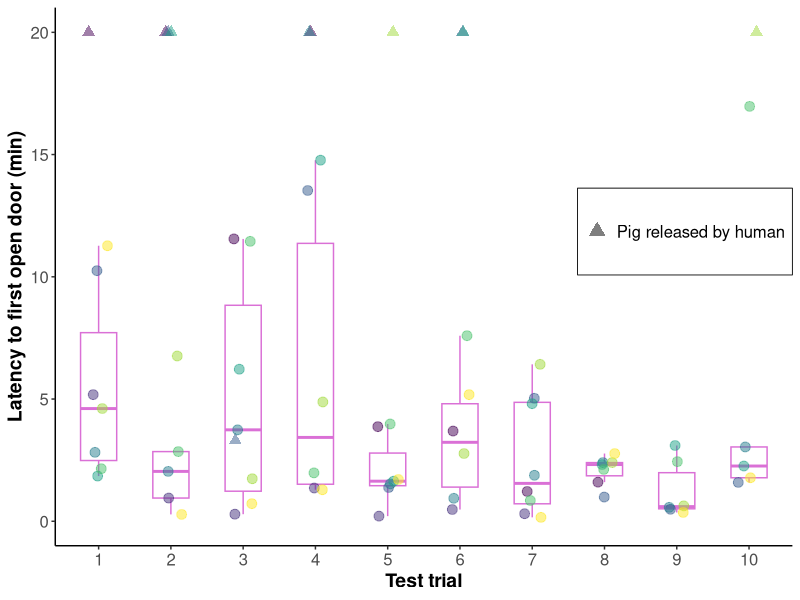

R code for this plot:
## ---- chunk 1
library(tidyverse)     # tidy universe
library(viridis)       # viridis colours
## ---- chunk 2
my_theme = theme_classic() +
  theme(axis.title = element_text(face="bold", size=14),
        axis.text  = element_text(size=12, angle = 0, vjust = 0.5),
        plot.title = element_text(face="bold", size=14),
        panel.grid.major = element_blank(),
        panel.grid.minor = element_blank())
## ---- chunk 3
set.seed(1989)
## ---- chunk 4
dat <- read_csv("../data/latency-trials.csv")
## ---- chunk 5
dat <- dat %>% 
  mutate_at(vars(trapped.order), ~as.factor(.))
## ---- chunk 6
plot <- dat %>%
  ggplot() +
  geom_boxplot(data = subset(dat, helper == "Pig"),
               aes(x = trapped.order, 
                   y = lat.helped.min),
               outlier.shape = NA, width = 0.5, col = "orchid", show.legend = FALSE) +
  geom_point(aes(x     = trapped.order, 
                 y     = lat.helped.min,
                 col   = id.group,
                 shape = helper),
             position = position_jitterdodge(jitter.width  = 0.15,
                                             jitter.height = 0.0,
                                             dodge.width   = 0.2),
             size = 3, alpha = 0.5) +
  # only legend for helped = yes
  scale_shape_manual(values = c(17, 19),
                     labels = c("Pig released by human", "")) +
  scale_color_manual(values = viridis(n=8),
                     guide="none") +
  scale_y_continuous(lim = c(0, 20.01), breaks = seq(0, 20, 5)) +
  labs(x = "Test trial",
       y = "Latency to first open door (min)",
       shape = "") +
  my_theme +
  # change only the legend appearance without affecting the plot
  # increase symbol size, remove symbol for pig
  guides(shape = guide_legend(override.aes = list(size  = 4,
                                                  shape = c(17, NA)))) +
  # legend position: c(0,0) “bottom left” and c(1,1) “top right”
  # legend appearance
  theme(legend.justification = c(1,0.6),
        legend.position = c(1,0.6),
        legend.background = element_rect(fill = NA, colour ="black",
                                         size=0.3, linetype="solid"),
        legend.text = element_text(size=12))
## ---- chunk 7
plot
## ---- chunk 8
citation()
version$version.string
## ---- chunk 9
citation("tidyverse")
citation("viridis")
## ---- chunk 10
sessionInfo()
